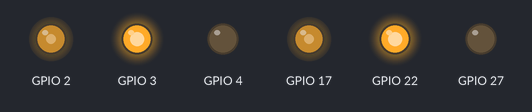
Bench run of a program on a simulated Raspberry Pi (BCM pin numbers). Shown: output pins drawn as LEDs (lit = HIGH). At 16.0 s the program stops and its outputs stay as they are.

Above: at 0.1 s.
At 2.1 s:
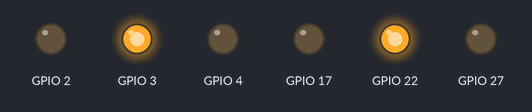
At 4.1 s:
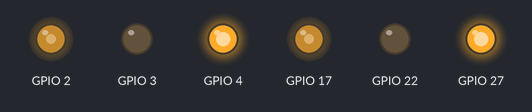
At 6.1 s:
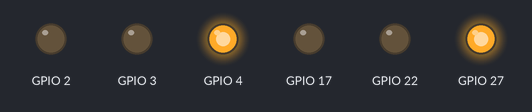
At 10.1 s:
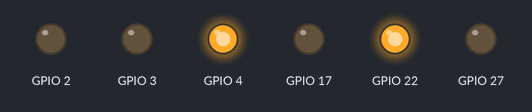
At 14.1 s:
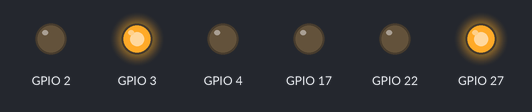
Timing chart, 0 to 15.6 s (numbered marks = the images above):
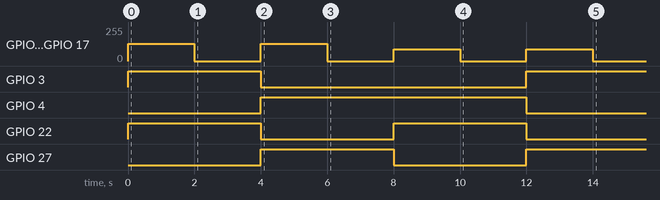

Measured:
- by itself, GPIO 2, GPIO 17: 0/255 → 128/255 at 0.00 s, → 0/255 2.0 s later, → 128/255 2.0 s later, → 0/255 2.0 s later, … (8 changes in this stretch)
- by itself, GPIO 3: LOW → HIGH at 0.00 s, → LOW 4.0 s later, → HIGH 8.0 s later
- by itself, GPIO 4: LOW → HIGH at 4.0 s, → LOW 8.0 s later
- by itself, GPIO 22: alternates HIGH for 4.0 s and LOW for 4.0 s
- by itself, GPIO 27: LOW → HIGH at 4.0 s, → LOW 4.0 s later, → HIGH 4.0 s later

The program:

MotorModule.py
```python
'''
-Mô-đun này cho phép tạo ra các đối tượng robot cho robot 2 hoặc 4 bánh.
- Trình điều khiển động cơ được sử dụng là L298n.
- Gói cơ sở được sử dụng là GPIO Rpi
-Các động cơ đối tượng cần được tạo trước
-Vậy hàm move () có thể được gọi để vận hành động cơ
 di chuyển (tốc độ, rẽ, độ trễ)
-Tốc độ và phạm vi lần lượt từ -1 đến 1
- Chậm nhất là vài giây.
'''

import RPi.GPIO as GPIO
from time import sleep
GPIO.setmode(GPIO.BCM)
GPIO.setwarnings(False)


class Motor():
    def __init__(self,EnaA,In1A,In2A,EnaB,In1B,In2B):
        self.EnaA= EnaA
        self.In1A = In1A
        self.In2A = In2A
        self.EnaB= EnaB
        self.In1B = In1B
        self.In2B = In2B
        GPIO.setup(self.EnaA,GPIO.OUT);GPIO.setup(self.In1A,GPIO.OUT);GPIO.setup(self.In2A,GPIO.OUT)
        GPIO.setup(self.EnaB,GPIO.OUT);GPIO.setup(self.In1B,GPIO.OUT);GPIO.setup(self.In2B,GPIO.OUT)
        self.pwmA = GPIO.PWM(self.EnaA, 100);
        self.pwmB = GPIO.PWM(self.EnaB, 100);
        self.pwmA.start(0);
        self.pwmB.start(0);
        self.mySpeed=0

    def move(self,speed=0.5,turn=0,t=0):
        speed *=100
        turn *=70
        leftSpeed = speed-turn
        rightSpeed = speed+turn

        if leftSpeed>100: leftSpeed =100
        elif leftSpeed<-100: leftSpeed = -100
        if rightSpeed>100: rightSpeed =100
        elif rightSpeed<-100: rightSpeed = -100
        #print(leftSpeed,rightSpeed)
        self.pwmA.ChangeDutyCycle(abs(leftSpeed))
        self.pwmB.ChangeDutyCycle(abs(rightSpeed))
        if leftSpeed>0:GPIO.output(self.In1A,GPIO.HIGH);GPIO.output(self.In2A,GPIO.LOW)
        else:GPIO.output(self.In1A,GPIO.LOW);GPIO.output(self.In2A,GPIO.HIGH)
        if rightSpeed>0:GPIO.output(self.In1B,GPIO.HIGH);GPIO.output(self.In2B,GPIO.LOW)
        else:GPIO.output(self.In1B,GPIO.LOW);GPIO.output(self.In2B,GPIO.HIGH)
        sleep(t)

    def stop(self,t=0):
        self.pwmA.ChangeDutyCycle(0);
        self.pwmB.ChangeDutyCycle(0);
        self.mySpeed=0
        sleep(t)

def main():
    motor.move(0.5,0,2)
    motor.stop(2)
    motor.move(-0.5,0,2)
    motor.stop(2)
    motor.move(0,0.5,2)
    motor.stop(2)
    motor.move(0,-0.5,2)
    motor.stop(2)

if __name__ == '__main__':
    motor= Motor(2,3,4,17,22,27)
    main()
```
